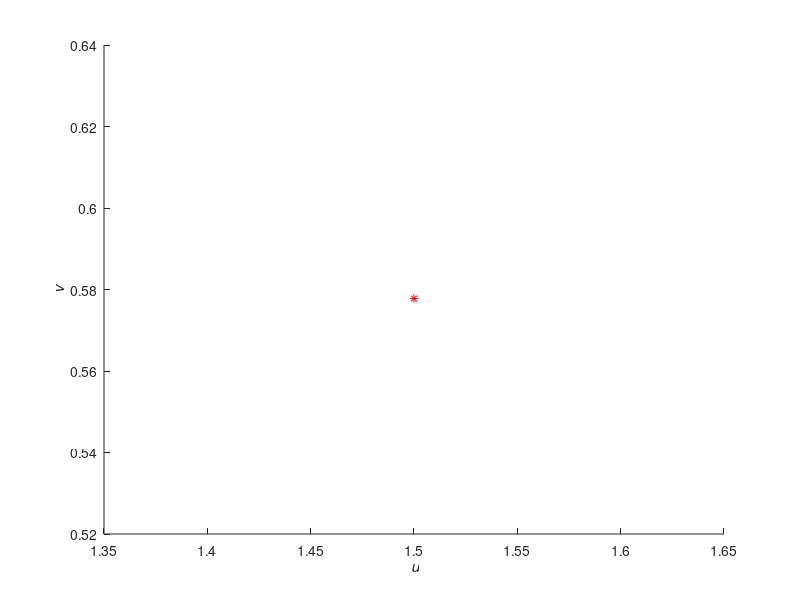

Source code (MATLAB): (Note: this script raises an error after producing the figure.)
%The time mesh on which we evaluate trajectories.
t_mesh = linspace(0,95,5000);

%Parameter values
a = 0.2;
b = 1.3;
tau = 0.75;

%The fixed point for the parameter values.
u_fixed = b + a;
v_fixed = b/((b+a).^2);

%The initial data.
u0 = @(t) u_fixed + 0.001*(sin(sqrt(2)*t) + cos(t));
v0 = @(t) v_fixed + 0.001*(sin(sqrt(2)*t) + cos(t));


%Plot the no delay trajectory.
figure
hold on;
xlabel('{\it u}');
ylabel('{\it v}');
plot(u_fixed,v_fixed,'r*', 'DisplayName','Fixed Point')
[u_values, v_values] = computeNoDelaySchnakenbergTrajectory(a,b,t_mesh,u0(0),v0(0),10e-18,10e9);
plot(u_values,v_values, 'DisplayName',"No delay");

%Plot the fixed delay trajectory.
sol = computeFixedDelaySchnakenbergTrajectory(a,b,tau,max(t_mesh), u0,v0,10e-18,10e9);
%current_y_values = deval(sol, t_mesh);
current_y_values = deval(sol,t_mesh);
u_values = current_y_values(1,:);
v_values = current_y_values(2,:);
plot(u_values,v_values, 'DisplayName',"Fixed delay");
    




